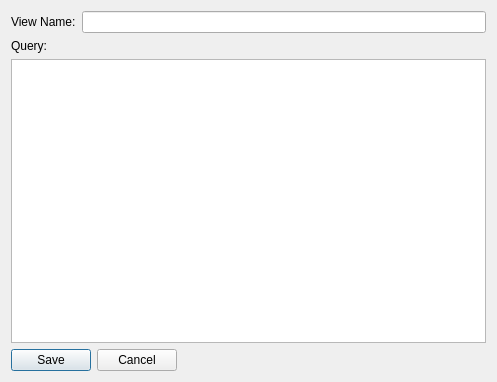
<?xml version="1.0" encoding="UTF-8"?>
<ui version="4.0">
 <class>CreateViewDialog</class>
 <widget class="QDialog" name="CreateViewDialog">
  <property name="geometry">
   <rect>
    <x>0</x>
    <y>0</y>
    <width>497</width>
    <height>382</height>
   </rect>
  </property>
  <property name="windowTitle">
   <string>View Editor</string>
  </property>
  <property name="windowIcon">
   <iconset resource="../resources.qrc">
    <normaloff>:/images/table_gear.png</normaloff>:/images/table_gear.png</iconset>
  </property>
  <layout class="QVBoxLayout" name="verticalLayout">
   <item>
    <layout class="QHBoxLayout" name="horizontalLayout">
     <item>
      <widget class="QLabel" name="label">
       <property name="text">
        <string>View Name:</string>
       </property>
      </widget>
     </item>
     <item>
      <widget class="QLineEdit" name="txtVewName"/>
     </item>
    </layout>
   </item>
   <item>
    <widget class="QLabel" name="label_2">
     <property name="text">
      <string>Query:</string>
     </property>
    </widget>
   </item>
   <item>
    <widget class="QTextEdit" name="txtQuery"/>
   </item>
   <item>
    <layout class="QHBoxLayout" name="horizontalLayout_2">
     <item>
      <widget class="QPushButton" name="cmdSave">
       <property name="text">
        <string>Save</string>
       </property>
      </widget>
     </item>
     <item>
      <widget class="QPushButton" name="cmdCancel">
       <property name="text">
        <string>Cancel</string>
       </property>
      </widget>
     </item>
     <item>
      <spacer name="horizontalSpacer">
       <property name="orientation">
        <enum>Qt::Horizontal</enum>
       </property>
       <property name="sizeHint" stdset="0">
        <size>
         <width>40</width>
         <height>20</height>
        </size>
       </property>
      </spacer>
     </item>
    </layout>
   </item>
  </layout>
 </widget>
 <resources>
  <include location="../resources.qrc"/>
 </resources>
 <connections/>
</ui>
